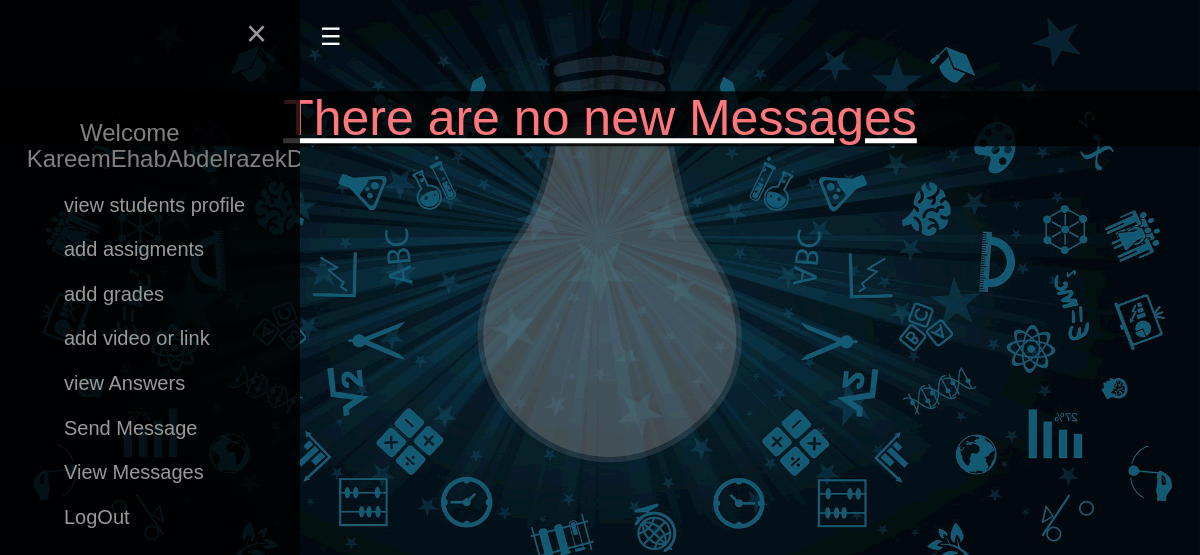
/viewMessageTeacher.php (signed in), run on an earlier commit of the app's database.
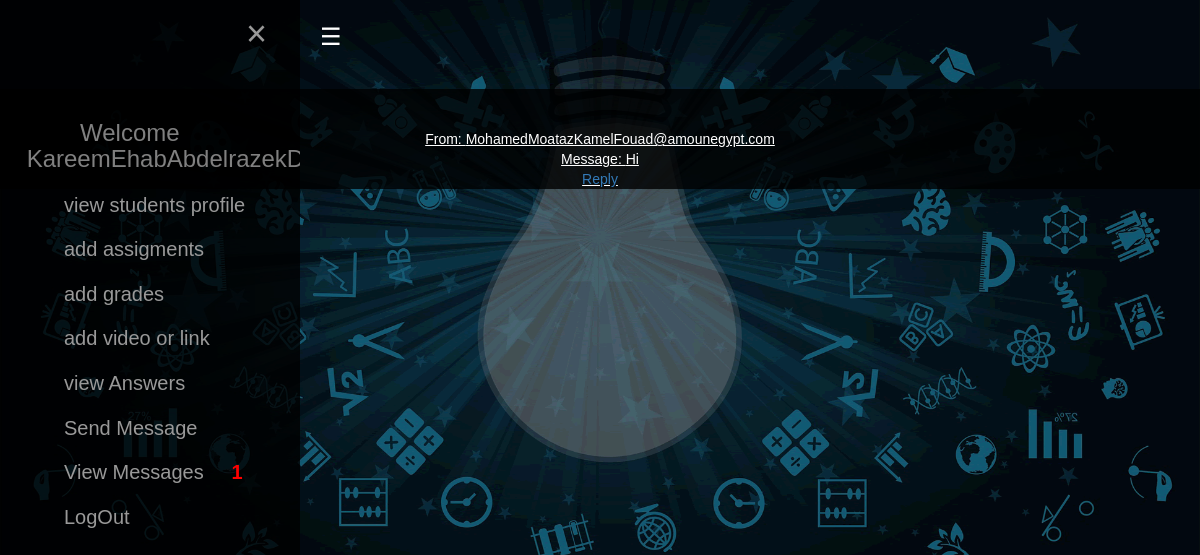
And on a later commit of the database.
### tables this page shows
CREATE TABLE `Chat` (
  `ID` int(11) NOT NULL,
  `Sender` varchar(80) NOT NULL,
  `Receiver` varchar(80) NOT NULL,
  `message` varchar(255) NOT NULL,
  `messageType` varchar(20) NOT NULL
);

### Chatting.php (called while the page is built, shortened)
<?php
class Chatting{
            ?>
            <?php
 public function getNumberOfMessages(){
        include 'dB.php';
        $sql = mysqli_query($conn, "SELECT message FROM Chat WHERE Receiver= '".$_SESSION['email']."' AND messageType='Delivered'");
        $count = 0;
        while($row = mysqli_fetch_array($sql)){
            $count++;
        }
        return $count;
   }
}
?>

### viewMessageTeacher.php (the view, shortened to what this page needs)
<?php include "dB.php";
include "teacherfrontEnd.php";
?>
<head>
 <link rel="stylesheet" href="https://maxcdn.bootstrapcdn.com/bootstrap/3.4.1/css/bootstrap.min.css">
</head>
<form method="POST" action="">
<div class="mes">
 <?php
$result = mysqli_query($conn, "SELECT * FROM Chat WHERE Receiver='".$_SESSION['email']."' AND messageType= 'Delivered'");
if(mysqli_num_rows($result) == 0){
  echo "<h1>There are no new Messages</h1>";
}
while($row = mysqli_fetch_array($result)){
  $sender = $row['Sender'];
  $message = $row['message'];
  echo "<br><br>";
   echo "From: ".$sender. "<br>";
   echo "Message: " .$message;
?>
  <br><a href="replyTeacher.php?<!?>=<?php echo $row["Sender"];?>">Reply</a>
<?php
}
?>
</div>
</form>

### teacherfrontEnd.php (shortened to what this page needs)
<!DOCTYPE html>
<html>
<head>
</head>
<body>
<div class="content">
 <div id="mainbox" onclick="openFunction()"><div class="session">&#9776;
					</div>
					</div>
  <div id="menu" class="sidemenu">
				<h3><?php
					echo '&nbsp&nbsp&nbsp&nbsp&nbsp&nbsp&nbsp&nbsp&nbsp&nbsp&nbsp&nbspWelcome<br>&nbsp&nbsp&nbsp&nbsp'.$_SESSION['email'];
				?></h3>
  				<a href="viewstudents.php">view students profile</a>
				<a href="addQuestions.php">add assigments</a>
				<a href="">add grades</a>
                <a href="addvideocourse.php">add video or link</a>
				<a href="viewAnswers.php">view Answers</a>
				<a href="teacherMessageFrontEnd.php">Send Message</a>
				<a href="viewMessageTeacher.php">View Messages
				<?php
				  include 'Chatting.php';
				  $no = new Chatting();
				  if($no->getNumberOfMessages() > 0)
				   echo '<strong>&nbsp&nbsp&nbsp&nbsp' .$no->getNumberOfMessages(). '</strong>';
				   else{
					 echo '';
				   }
				?>
				</a>
				<a href='logout.php'>LogOut</a>
   <a href="#" class="closebtn" onclick="closeFunction()">&times;</a>
 </div>
</div>
</body>
</html>

What changed in the data, as far as the page shows it:
added chat: Sender "MohamedMoatazKamelFouad@amounegypt.com", message "Hi"
Also different on the page:
$no->getNumberOfMessages(): (not shown) → "1"
text no longer shown: "There are no new Messages"
